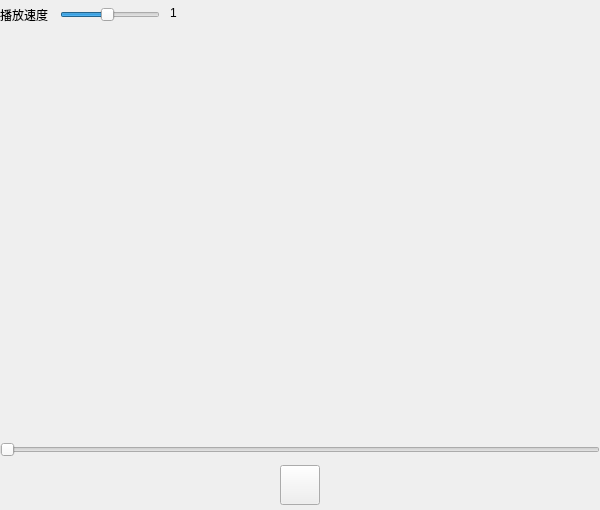
<?xml version="1.0" encoding="UTF-8"?>
<ui version="4.0">
 <class>XPlayVideo</class>
 <widget class="QWidget" name="XPlayVideo">
  <property name="geometry">
   <rect>
    <x>0</x>
    <y>0</y>
    <width>600</width>
    <height>510</height>
   </rect>
  </property>
  <property name="windowTitle">
   <string>XPlayVideo</string>
  </property>
  <property name="styleSheet">
   <string notr="true">#play
{
	border-image: url(:/XViewer/img/pausebutton_120631.png);
}</string>
  </property>
  <widget class="QWidget" name="video" native="true">
   <property name="geometry">
    <rect>
     <x>0</x>
     <y>30</y>
     <width>600</width>
     <height>400</height>
    </rect>
   </property>
  </widget>
  <widget class="QLabel" name="label">
   <property name="geometry">
    <rect>
     <x>0</x>
     <y>5</y>
     <width>60</width>
     <height>20</height>
    </rect>
   </property>
   <property name="text">
    <string>播放速度</string>
   </property>
  </widget>
  <widget class="QSlider" name="speed">
   <property name="geometry">
    <rect>
     <x>60</x>
     <y>5</y>
     <width>100</width>
     <height>20</height>
    </rect>
   </property>
   <property name="minimum">
    <number>1</number>
   </property>
   <property name="maximum">
    <number>20</number>
   </property>
   <property name="pageStep">
    <number>2</number>
   </property>
   <property name="value">
    <number>10</number>
   </property>
   <property name="orientation">
    <enum>Qt::Horizontal</enum>
   </property>
  </widget>
  <widget class="QLabel" name="speedtxt">
   <property name="geometry">
    <rect>
     <x>170</x>
     <y>5</y>
     <width>16</width>
     <height>16</height>
    </rect>
   </property>
   <property name="text">
    <string>1</string>
   </property>
  </widget>
  <widget class="QSlider" name="pos">
   <property name="geometry">
    <rect>
     <x>0</x>
     <y>440</y>
     <width>600</width>
     <height>20</height>
    </rect>
   </property>
   <property name="minimum">
    <number>1</number>
   </property>
   <property name="maximum">
    <number>999</number>
   </property>
   <property name="pageStep">
    <number>100</number>
   </property>
   <property name="orientation">
    <enum>Qt::Horizontal</enum>
   </property>
  </widget>
  <widget class="QPushButton" name="play">
   <property name="geometry">
    <rect>
     <x>280</x>
     <y>465</y>
     <width>40</width>
     <height>40</height>
    </rect>
   </property>
   <property name="text">
    <string/>
   </property>
  </widget>
 </widget>
 <layoutdefault spacing="6" margin="11"/>
 <resources>
  <include location="xviewer.qrc"/>
 </resources>
 <connections>
  <connection>
   <sender>speed</sender>
   <signal>sliderReleased()</signal>
   <receiver>XPlayVideo</receiver>
   <slot>SetSpeed()</slot>
   <hints>
    <hint type="sourcelabel">
     <x>137</x>
     <y>11</y>
    </hint>
    <hint type="destinationlabel">
     <x>163</x>
     <y>0</y>
    </hint>
   </hints>
  </connection>
  <connection>
   <sender>pos</sender>
   <signal>sliderReleased()</signal>
   <receiver>XPlayVideo</receiver>
   <slot>PlayPos()</slot>
   <hints>
    <hint type="sourcelabel">
     <x>131</x>
     <y>451</y>
    </hint>
    <hint type="destinationlabel">
     <x>139</x>
     <y>509</y>
    </hint>
   </hints>
  </connection>
  <connection>
   <sender>play</sender>
   <signal>clicked()</signal>
   <receiver>XPlayVideo</receiver>
   <slot>Pause()</slot>
   <hints>
    <hint type="sourcelabel">
     <x>299</x>
     <y>481</y>
    </hint>
    <hint type="destinationlabel">
     <x>230</x>
     <y>561</y>
    </hint>
   </hints>
  </connection>
  <connection>
   <sender>pos</sender>
   <signal>sliderMoved(int)</signal>
   <receiver>XPlayVideo</receiver>
   <slot>Move()</slot>
   <hints>
    <hint type="sourcelabel">
     <x>210</x>
     <y>456</y>
    </hint>
    <hint type="destinationlabel">
     <x>211</x>
     <y>587</y>
    </hint>
   </hints>
  </connection>
 </connections>
 <slots>
  <slot>SetSpeed()</slot>
  <slot>PlayPos()</slot>
  <slot>Pause()</slot>
  <slot>Move()</slot>
 </slots>
</ui>
